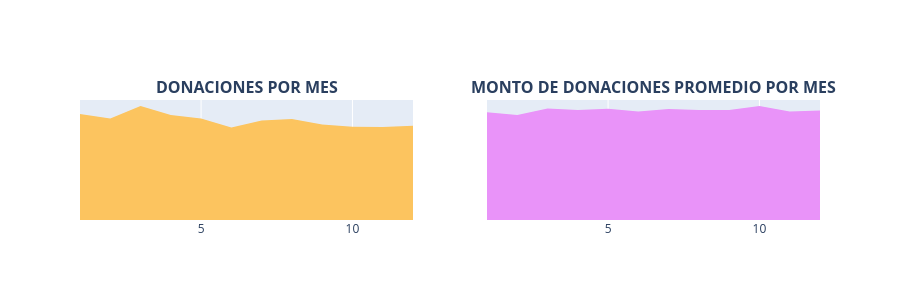

Notebook code cell kept with this figure:
### Markdown cell above
### Donaciones mensuales
- 3.4.3 Número de donaciones mensuales
- 3.4.4 Promedio de donaciones mensuales

### Code cell
import pandas as pd
import plotly.graph_objs as go
from plotly.subplots import make_subplots  # <- Importación moderna
from plotly.offline import iplot

# 1. Agrupación de datos por MES
t2 = donations_df.groupby(['Donation Month']).agg({
    'Donation Year' : 'count', 
    'Donation Amount' : 'mean'
}).reset_index().rename(columns={'Donation Year' : 'Total Donations', 'Donation Amount' : 'Average Amount'})

x = t2['Donation Month']
y1 = t2['Total Donations']
y2 = t2['Average Amount']

# 2. Creación de Traces (Gráficos de área por mes)
trace1 = go.Scatter(x=x, y=y1, fill='tozeroy', fillcolor='#fcc45f', mode='none')
trace2 = go.Scatter(x=x, y=y2, fill='tozeroy', fillcolor="#e993f9", mode='none')

# 3. Configuración de Subplots
fig = make_subplots(
    rows=1, 
    cols=2, 
    subplot_titles=["<b>DONACIONES POR MES</b>", "<b>MONTO DE DONACIONES PROMEDIO POR MES</b>"]
)

fig.append_trace(trace1, 1, 1)
fig.append_trace(trace2, 1, 2)

# 4. Actualización del Diseño (Limpiando parámetros obsoletos)
fig['layout'].update(
    height=300, 
    showlegend=False, 
    yaxis=dict(
        autorange=True,
        showgrid=False,
        zeroline=False,
        showline=False,
        ticks='',
        showticklabels=False
    ), 
    yaxis2=dict(
        autorange=True,
        showgrid=False,
        zeroline=False,
        showline=False,
        ticks='',
        showticklabels=False
    )
)

# 5. Renderizar en Jupyter
iplot(fig)

### Figure 1 — Plotly figure (JSON) as saved in the notebook; plotly's stock layout.template omitted (floating-point values rounded to 4 significant figures)
{"data": [{"fill": "tozeroy", "fillcolor": "#fcc45f", "mode": "none", "type": "scatter", "x": [1, 2, 3, 4, 5, 6, 7, 8, 9, 10, 11, 12], "xaxis": "x", "y": [5300, 5075, 5700, 5253, 5071, 4626, 4979, 5055, 4771, 4665, 4653, 4708], "yaxis": "y"}, {"fill": "tozeroy", "fillcolor": "#e993f9", "mode": "none", "type": "scatter", "x": [1, 2, 3, 4, 5, 6, 7, 8, 9, 10, 11, 12], "xaxis": "x2", "y": [65.48, 63.87, 67.81, 66.94, 67.61, 65.93, 67.48, 66.83, 66.91, 69.34, 65.98, 66.64], "yaxis": "y2"}], "layout": {"annotations": [{"font": {"size": 16}, "showarrow": false, "text": "<b>DONACIONES POR MES</b>", "x": 0.225, "xanchor": "center", "xref": "paper", "y": 1, "yanchor": "bottom", "yref": "paper"}, {"font": {"size": 16}, "showarrow": false, "text": "<b>MONTO DE DONACIONES PROMEDIO POR MES</b>", "x": 0.775, "xanchor": "center", "xref": "paper", "y": 1, "yanchor": "bottom", "yref": "paper"}], "height": 300, "showlegend": false, "xaxis": {"anchor": "y", "domain": [0, 0.45]}, "xaxis2": {"anchor": "y2", "domain": [0.55, 1]}, "yaxis": {"anchor": "x", "autorange": true, "domain": [0, 1], "showgrid": false, "showline": false, "showticklabels": false, "ticks": "", "zeroline": false}, "yaxis2": {"anchor": "x2", "autorange": true, "domain": [0, 1], "showgrid": false, "showline": false, "showticklabels": false, "ticks": "", "zeroline": false}}}
